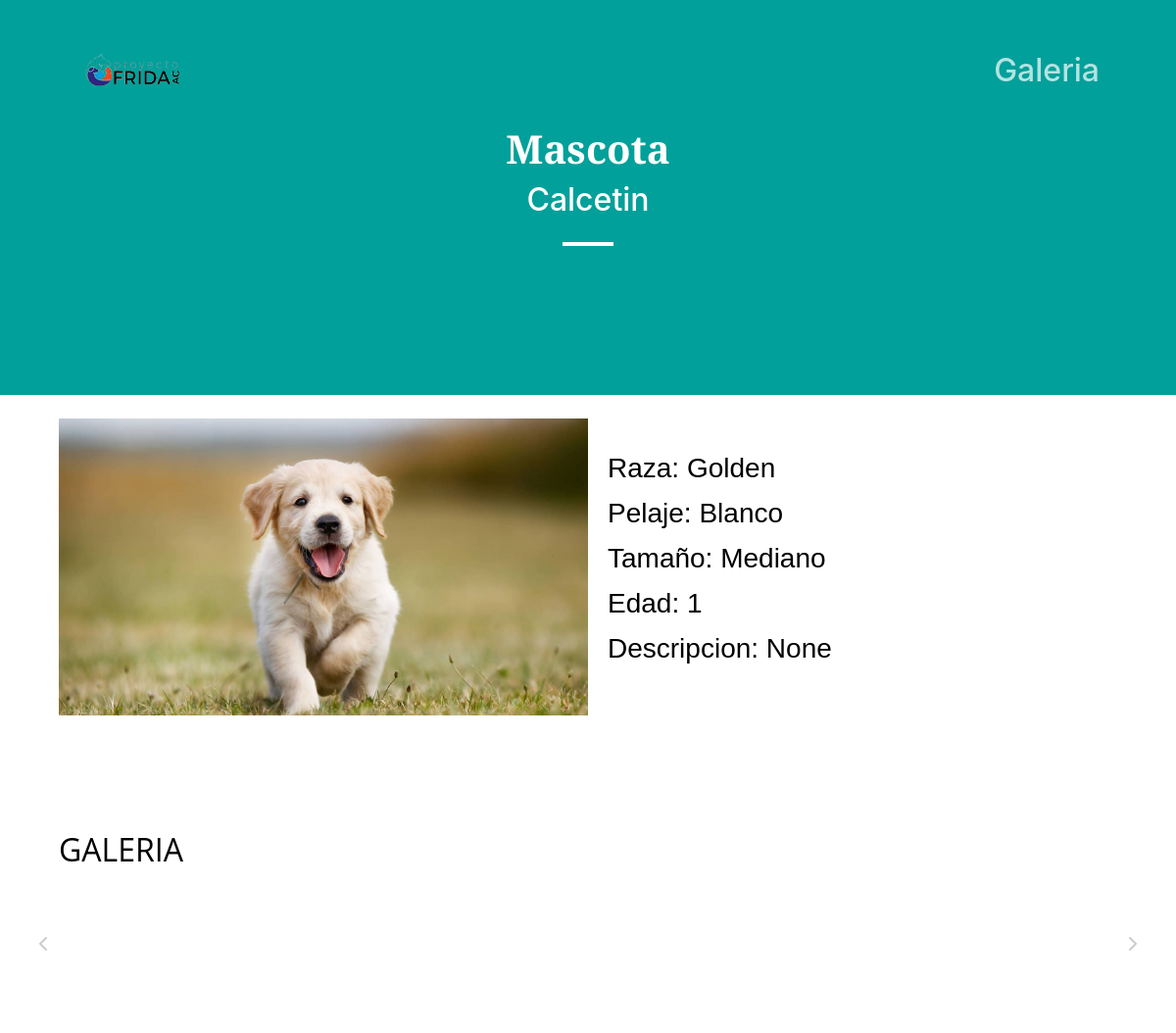
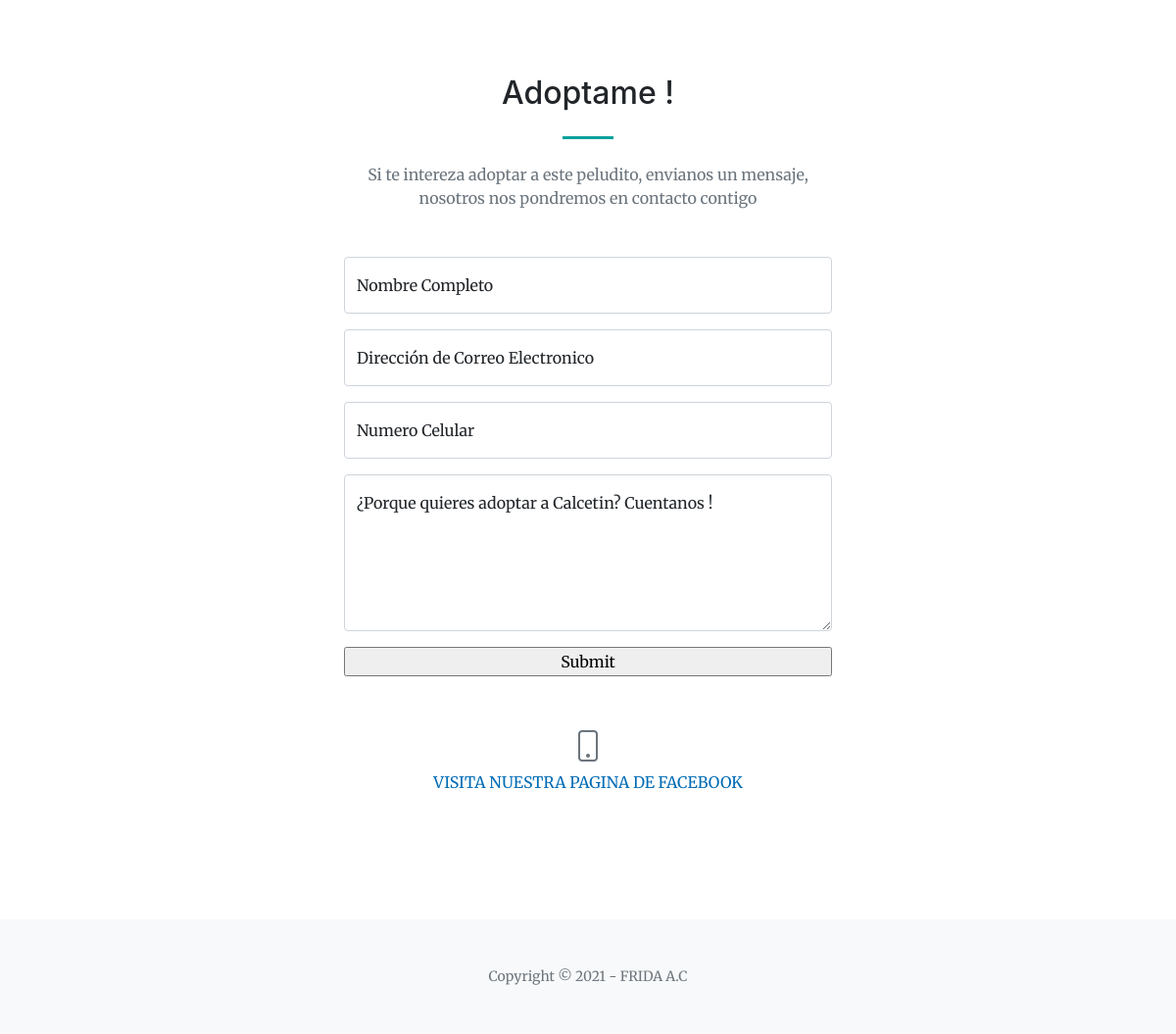
The page /Mascota/?mascota=22 on the database its author committed (2 pictures, top to bottom).
### Mascota/models.py (models this page shows, shortened)
class Perrito(models.Model):
    nombre = models.CharField(max_length=20, null=True, blank=True)
    raza = models.CharField(max_length=40)
    color_pelaje = models.CharField(max_length=20, null=True, blank=True)
    tamaño = models.ForeignKey(Tamaño, on_delete=models.CASCADE)
    edad = models.IntegerField(null=True, blank=True)
    portada = models.ImageField(upload_to='portada',null=True,blank=True)
    descripcion = models.TextField(max_length=500, null=True)
    class Meta:
        verbose_name = 'Perrito'
        verbose_name_plural = 'Perritos'

class Tamaño(models.Model):
    tamaños = models.CharField(max_length=20, null=True, blank=True)
    class Meta:
        verbose_name = 'Tamaño'
        verbose_name_plural = 'Tamaños'
    def __str__(self):
        return self.tamaños

### Mascota/views.py (the view)
# urls.py: path('', views.Mascota, name='Mascota'),
def Mascota(request):
    id_perrito = request.GET.get('mascota')#nombre del perrito solicitado
    imagenes_perrito = PerritoImagenes.objects.all()#todas las imagenes de los perros
    perrito = Perrito.objects.get(pk=id_perrito)#datos del perrito seleccionado
    return render(request, 'Mascota/mascota.html', {'perrito':perrito, 'imagenes':imagenes_perrito, 'nombre_perrito':id_perrito} )

### Mascota/templates/Mascota/mascota.html (shortened to what this page needs)
{% extends "Principal/index.html" %}
{% load static %}
{% block content %}
<section class="page-section bg-primary" id="nombre_mascota">
    <div class="container px-4 px-lg-5">
        <div class="row gx-4 gx-lg-5 justify-content-center">
            <div class="col-lg-8 text-center">
                <h1  class="text-white mt-0"><b>Mascota</b> </h1>
                <h2 class="text-white mt-0">{{ perrito.nombre }}</h2>
                <hr class="divider divider-light" />
            </div>
        </div>
    </div>
</section>
    <body>
        <br>
        <div class="contenedor">
            <main class="contenido-principal" id="Datos">
                <img class="contenido-principal__imagen" src="{{perrito.portada.url}}" alt="x" >
                <div class="contenido-principal__contenedor">
                    <h3><p class="contenido-principal__resumen" p style="font-family: sans-serif">Raza: {{ perrito.raza }}</p> </h3>
                    <h3><p class="contenido-principal__resumen" p style="font-family: sans-serif">Pelaje: {{ perrito.color_pelaje }}</p> </h3>
                    <h3><p class="contenido-principal__resumen" p style="font-family: sans-serif">Tamaño: {{ perrito.tamaño }}</p> </h3>
                    <h3><p class="contenido-principal__resumen" p style="font-family: sans-serif">Edad: {{ perrito.edad }}</p> </h3>
                    <h3><p class="contenido-principal__resumen" p style="font-family: sans-serif">Descripcion: {{ perrito.descripcion }}</p> </h3>
                </div>
            </main>
            <br>
            <br>
            <br>
            <h2 class="contenido-principal__resumen " id="Galeria" >GALERIA</h2>
            <br>
            <br>
            <br>
            <div class="carousel">
                <div class="carousel__contenedor">
                    <button aria-label="Anterior" class="carousel__anterior">
                        <i class="fas fa-chevron-left"></i>
                    </button>
                    <div class="carousel__lista">
                        {% for i in imagenes %}
                        <div class="responsive">
                        </div>
                        {% endfor %}
                    </div>
                    <button aria-label="Siguiente" class="carousel__siguiente">
                        <i class="fas fa-chevron-right"></i>
                    </button>
                </div>
            </div>
        </div>
        <section class="page-section" id="contact">
            <div class="container px-4 px-lg-5">
                <div class="row gx-4 gx-lg-5 justify-content-center">
                    <div class="col-lg-8 col-xl-6 text-center">
                        <h2 class="mt-0">Adoptame !</h2>
                        <hr class="divider" />
                        <p class="text-muted mb-5">Si te intereza adoptar a este peludito, envianos un mensaje, nosotros nos pondremos en contacto contigo</p>
                    </div>
                </div>
                <div class="row gx-4 gx-lg-5 justify-content-center mb-5">
                    <div class="col-lg-6">
                        <form action="{% url 'Contacto' %}?nombre={{perrito.nombre}}" id="contactForm" method="post">
                            <div class="form-floating mb-3">
                                <input name="nombre" class="form-control" id="name" type="text" placeholder="Enter your name..." data-sb-validations="required" />
                                <label for="name">Nombre Completo</label>
                            </div>
                            <div class="form-floating mb-3">
                                <input name="email" class="form-control" id="email" type="email" placeholder="name@example.com" data-sb-validations="required,email" />
                                <label for="email">Dirección de Correo Electronico</label>
                            </div>
                            <div class="form-floating mb-3">
                                <input name="celular" class="form-control" id="phone" type="tel" placeholder="(123) 456-7890" data-sb-validations="required" />
                                <label for="phone">Numero Celular</label>
                            </div>
                            <div class="form-floating mb-3">
                                <textarea name="mensaje" class="form-control" id="message" type="text" placeholder="Enter your message here..." style="height: 10rem" data-sb-validations="required"></textarea>
                                <label for="message">¿Porque quieres adoptar a {{perrito.nombre}}? Cuentanos !</label>
                            </div>
                            <div class="d-grid"> <input type="submit"> </div>
                        </form>
                    </div>
                </div>
                <div class="row gx-4 gx-lg-5 justify-content-center">
                    <div class="col-lg-4 text-center mb-5 mb-lg-0">
                        <i class="bi-phone fs-2 mb-3 text-muted"></i>
                        <div> <a href="https://www.facebook.com/frida.asociacion">VISITA NUESTRA PAGINA DE FACEBOOK</a> </div>
                    </div>
                </div>
            </div>
        </section>
    </body>
{% endblock %}

### rows shown on the page
Perrito: nombre "Calcetin", portada (picture), raza "Golden", color_pelaje "Blanco", tamaño "Mediano", edad "1", descripcion "None"
